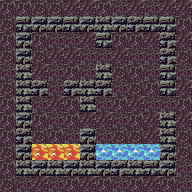

Rendered tile map (Tiled .tmx) drawn with the repository's tilesets; below, a short description and the full map source, tile grids included:
An orthogonal 12x12 tile map with 16x16 px tiles, 1 tile layer (tile) and 14 objects (rock).

<map version="1.0" tiledversion="1.1.2" orientation="orthogonal" renderorder="right-down" width="12" height="12" tilewidth="16" tileheight="16" infinite="0" nextobjectid="34">
 <tileset firstgid="1" source="tileset.tsx" />
 <layer name="tile" width="12" height="12">
  <data encoding="csv">
9,9,7,7,8,8,9,6,8,6,8,8,
7,5,2,2,5,2,3,2,4,5,5,9,
9,2,9,6,6,8,5,9,9,8,4,8,
7,2,7,8,8,6,6,8,6,6,4,7,
6,3,8,6,9,6,3,7,9,6,5,6,
7,3,4,6,4,3,4,6,7,9,5,8,
9,3,6,8,9,3,6,9,8,6,6,9,
9,2,9,6,9,8,8,6,9,8,3,8,
9,4,7,9,6,2,6,7,7,8,3,7,
7,2,15,15,15,2,14,14,14,14,2,7,
9,3,2,3,2,3,2,4,3,5,2,6,
7,6,8,6,9,8,9,6,9,8,9,6
</data>
 </layer>
 <objectgroup name="furniture">
  <object id="16" gid="49" x="64" y="80" width="16" height="16" />
  <object id="17" gid="10" x="160" y="112" width="16" height="16" />
  <object id="18" gid="52" x="128" y="96" width="16" height="16" />
  <object id="19" gid="31" x="128" y="48" width="16" height="16" />
  <object id="20" gid="32" x="144" y="48" width="16" height="16" />
  <object id="21" gid="47" x="128" y="64" width="16" height="16" />
  <object id="22" gid="48" x="144" y="64" width="16" height="16" />
  <object id="23" gid="74" x="112" y="144" width="16" height="16" />
  <object id="24" gid="54" x="48" y="128" width="16" height="16" />
  <object id="25" gid="51" x="128" y="128" width="16" height="16" />
  <object id="26" gid="56" x="96" y="64" width="16" height="16" />
  <object id="27" gid="29" x="48" y="48" width="16" height="16" />
  <object id="28" type="rock" gid="65" x="96" y="128" width="16" height="16" />
 </objectgroup>
 <objectgroup name="description">
  <object id="32" x="16" y="16" width="32" height="48">
   <properties>
    <property name="text" value="asddaasd" />
   </properties>
  </object>
 </objectgroup>
</map>
